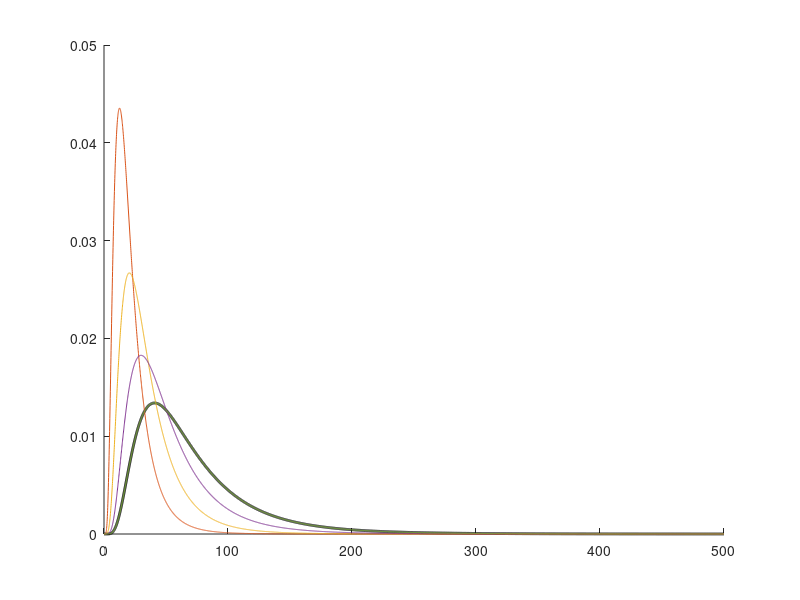

Reproduce this figure in MATLAB.
function test_lognormal_transport
    mu_ref = -3;
    z = 10;
    mu = 3.5075 * log(z) + mu_ref - 1;
    sigma = 0.6075;
    
    dt = 1e-1;
    t = 0:dt:500;
    out_flux = zeros(numel(t), numel(mu));
    
    for t_idx = 1:numel(t)
        out_flux(t_idx, :) = out_flux_lognrnd_pdf(t(t_idx), mu, sigma);
    end
    
    n_sim = 5000;
    out_flux_st = zeros(n_sim, numel(mu));
    for level_idx = 1:numel(mu)
        out_flux_st(:, level_idx) = lognrnd(mu(level_idx), sigma, n_sim, 1);
    end
    
%     close all
    
%     figure(1);
%     num_hist_bars = 50;
%     add_hist(out_flux_st(:, numel(mu)), num_hist_bars, 'r');
%     add_hist(out_flux_st(:, 1), num_hist_bars, 'g');
%     
%     sample = out_flux_st(:, 2) - out_flux_st(:, 1);
%     add_hist(sample, num_hist_bars, 'yellow');
    
    figure(3);
    hold on;
    plot(t, out_flux, 'LineWidth', 2, 'Color', 'k');
    hold off;
    
    min_val = 0.1;
    num_steps = 6;
%     steps = roundn(exp(linspace(log(min_val), log(1 + min_val), num_steps + 1)), -6) - min_val;

    pow = 1.7;
    steps = power(linspace(0, 1, num_steps + 1), pow);
    mean_orig = exp(mu + sigma * sigma / 2);
    mu_steps = log(mean_orig * steps(2:end)) - sigma * sigma / 2;
    
    out_flux_steps = zeros(numel(t), num_steps);
    for t_idx = 1:numel(t)
        out_flux_steps(t_idx, :) = out_flux_lognrnd_pdf(t(t_idx), mu_steps, sigma);
    end

    hold on;
    plot(t, out_flux_steps(:, 3:end));
    hold off;
%     [mu_calc, sigma_calc] = get_mu_sigma(mean(sample), var(sample));
%     mu_calc
%     sigma_calc
    
    return
    
    function res = out_flux_lognrnd_pdf(t, muv, sigmav)
        res = 1 ./ (sqrt(2 * pi) .* sigmav .* t) .* exp(-(log(t) - muv).^2 ./ (2 .* sigmav.^2));
        if t == 0
            res(:) = 0;
        end
    end

    function [mux, sigmax] = get_mu_sigma(evn, varn)
        sigmax = sqrt(log(varn ./ (evn .* evn) + 1));
        mux = log(evn) - sigmax .* sigmax ./ 2;
    end

    function add_hist(sample, num_hist_bars, color)
        hold on;
        num_sim = numel(sample);
        [n, xout] = hist(sample, num_hist_bars);
        factor = num_sim * (xout(2) - xout(1));
        bar(xout, n / factor, 1, color);
        hold off;
    end
end